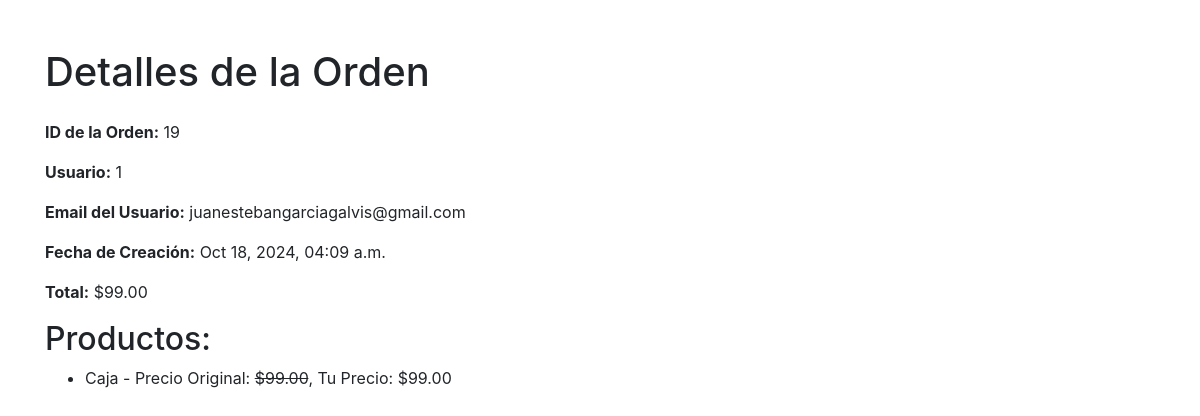
The app's page /order/19/ (signed in) with its own data.
### orders/models.py (models this page shows, shortened)
class Order(models.Model):
    user = models.ForeignKey(User, on_delete=models.CASCADE)  # Relación con el usuario
    products = models.ManyToManyField(Product)
    total_price = models.DecimalField(max_digits=10, decimal_places=2,null=False)
    created_at = models.DateTimeField(auto_now_add=True)

### products/models.py (models this page shows, shortened)
class Product(models.Model):
    name = models.CharField(max_length=255)
    color = models.CharField(max_length=50)
    size = models.CharField(max_length=50)
    price = models.DecimalField(max_digits=10, decimal_places=2)

### orders/views.py (the view)
# urls.py: path('order/<int:order_id>/', views.order_detail, name='order_detail'),
@login_required
def order_detail(request, order_id):
    order = get_object_or_404(Order, id=order_id, user=request.user)
    products_with_prices = []
    for product in order.products.all():
        user_price = ProductService.calculate_price(request.user, product.price)
        products_with_prices.append({
            'product': product,
            'user_price': user_price
        })
    total_price = sum([item['user_price'] for item in products_with_prices])
    return render(request, 'order_detail.html', {
        'order': order,
        'products_with_prices': products_with_prices,
        'total_price': total_price
    })

### products/services.py (called while the page is built)
    @staticmethod
    def calculate_price(user, base_price):
        user_type = user.profile.user_type
        if user_type == 'premium':
            strategy = PremiumUserPriceStrategy()
        elif user_type == 'wholesale':
            strategy = WholesaleUserPriceStrategy()
        else:
            strategy = RegularUserPriceStrategy()
        return strategy.calculate(base_price)

### products/strategies.py (called while the page is built)
    def calculate(self, product_price):
        return product_price  # No discount

### orders/templates/order_detail.html (shortened to what this page needs)
<!DOCTYPE html>
<html lang="en">
<head>
    <link href="https://stackpath.bootstrapcdn.com/bootstrap/4.5.2/css/bootstrap.min.css" rel="stylesheet">
</head>
<body>
    <div class="container mt-5">
        <h1 class="mb-4">Detalles de la Orden</h1>
        <p><strong>ID de la Orden:</strong> {{ order.id }}</p>
        <p><strong>Usuario:</strong> {{ order.user.id }}</p>
        <p><strong>Email del Usuario:</strong> {{ order.user.email }}</p>
        <p><strong>Fecha de Creación:</strong> {{ order.created_at|date:"M d, Y, h:i a" }}</p>
        <p><strong>Total:</strong> ${{ total_price|floatformat:2 }}</p>
        <h2>Productos:</h2>
        <ul>
            {% for item in products_with_prices %}
                <li>{{ item.product.name }} - Precio Original: <span style="text-decoration: line-through;">${{ item.product.price|floatformat:2 }}</span>, Tu Precio: ${{ item.user_price|floatformat:2 }}</li>
            {% endfor %}
        </ul>
    </div>
</body>
</html>

### records on screen
Order: id "19", user.id "1", user.email "juanestebangarciagalvis@gmail.com", created_at "Oct 18, 2024, 04:09 a.m."
Product: product.name "Caja", product.price "99.00", user_price "99.00"

### other values on screen
{{ total_price|floatformat:2 }} "99.00"
